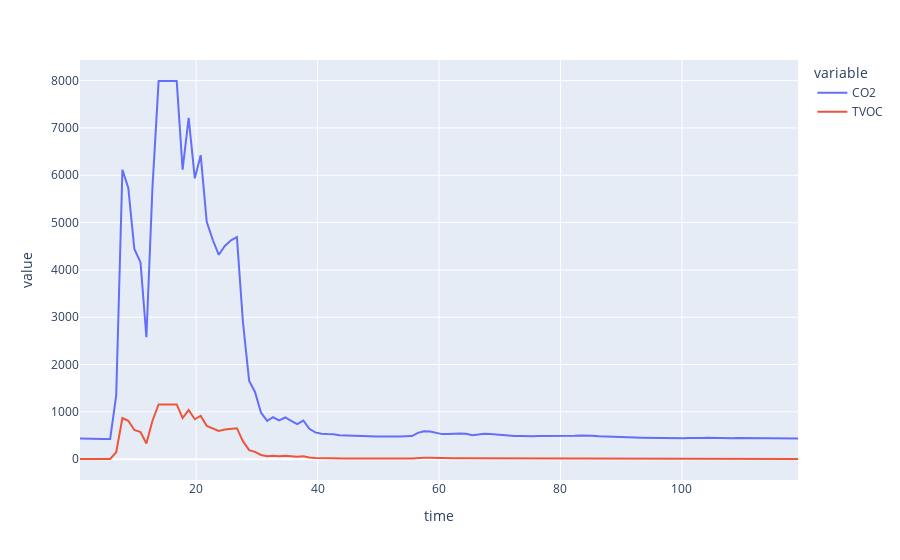

The cell this chart's notebook holds for it:
### Code cell
fig = px.line(df, x='time', y=['CO2', 'TVOC'])
fig.show()
